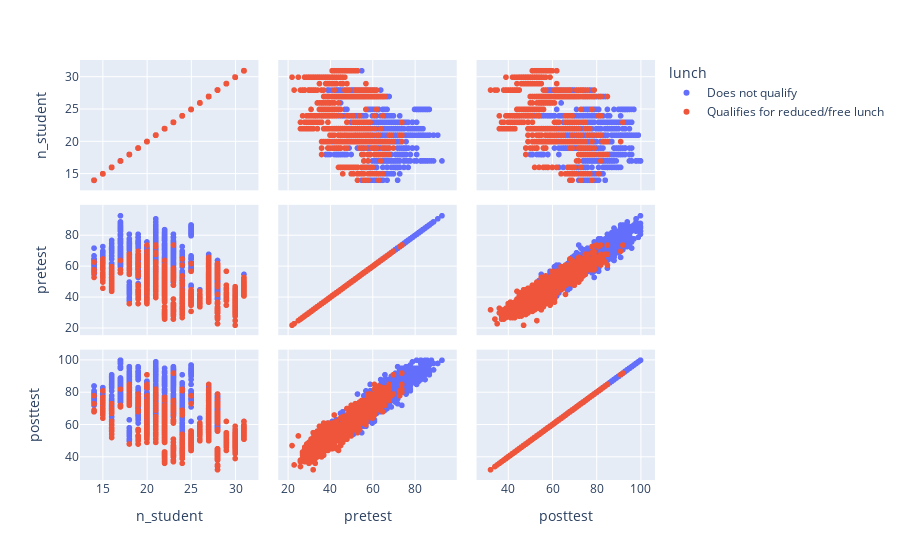

Write notebook code for a chart like this one.
### Code cell
fig = px.scatter_matrix(df,
    dimensions=["n_student", "pretest", "posttest"],
    color="lunch")
fig.show()

### Figure 1 — Plotly figure (JSON) as saved in the notebook; plotly's stock layout.template omitted (floating-point values rounded to 4 significant figures; data arrays with more than 128 entries replaced by an {"elided": "..."} marker saying what was removed)
{"data": [{"dimensions": [{"axis": {"matches": true}, "label": "n_student", "values": {"elided": "1215 int values"}}, {"axis": {"matches": true}, "label": "pretest", "values": {"elided": "1215 int values"}}, {"axis": {"matches": true}, "label": "posttest", "values": {"elided": "1215 int values"}}], "hovertemplate": "lunch=Does not qualify<br>%{xaxis.title.text}=%{x}<br>%{yaxis.title.text}=%{y}<extra></extra>", "legendgroup": "Does not qualify", "marker": {"color": "#636efa", "symbol": "circle"}, "name": "Does not qualify", "showlegend": true, "type": "splom"}, {"dimensions": [{"axis": {"matches": true}, "label": "n_student", "values": {"elided": "918 int values"}}, {"axis": {"matches": true}, "label": "pretest", "values": {"elided": "918 int values"}}, {"axis": {"matches": true}, "label": "posttest", "values": {"elided": "918 int values"}}], "hovertemplate": "lunch=Qualifies for reduced/free lunch<br>%{xaxis.title.text}=%{x}<br>%{yaxis.title.text}=%{y}<extra></extra>", "legendgroup": "Qualifies for reduced/free lunch", "marker": {"color": "#EF553B", "symbol": "circle"}, "name": "Qualifies for reduced/free lunch", "showlegend": true, "type": "splom"}], "layout": {"dragmode": "select", "legend": {"title": {"text": "lunch"}, "tracegroupgap": 0}, "margin": {"t": 60}}}
